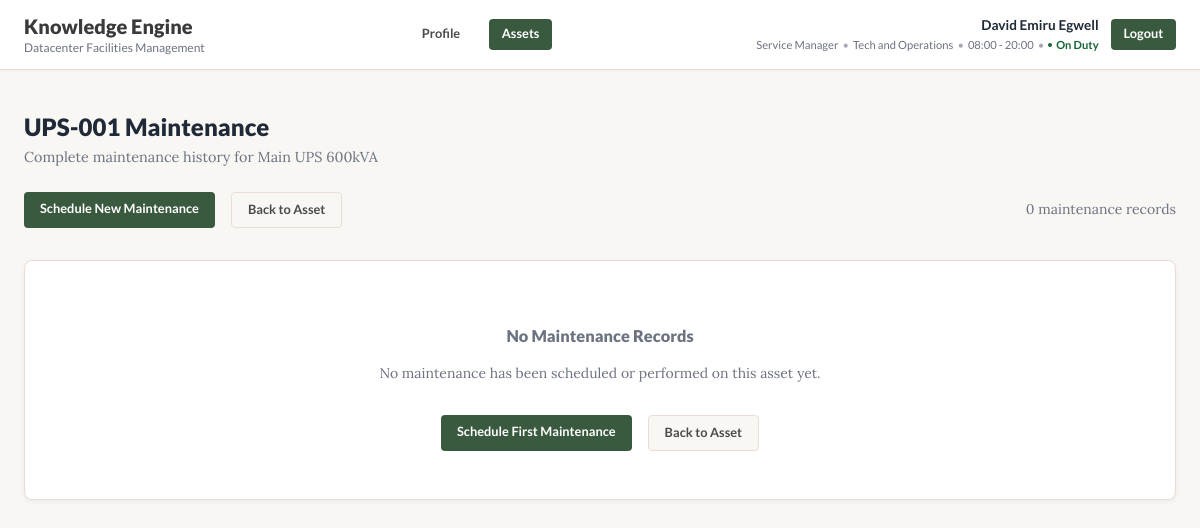
Screenshot of /assets/UPS-001/maintenance/ (signed in) with the database file from the repository.
### users/models.py (models this page shows, shortened)
class CustomUser(AbstractUser):
    id_number = models.CharField(max_length=100, unique=True, help_text="Staff or national identifier")
    full_name = models.CharField(max_length=255, help_text="Employee's full name")
    department = models.CharField(max_length=100, help_text="e.g., Facilities, IT, Security")
    designation = models.CharField(max_length=100, help_text="e.g., Lead Engineer, Technician")
    location = models.ForeignKey(
        Location,
        on_delete=models.SET_NULL,
        null=True,
        blank=True,
        help_text="The primary datacenter location for the user"
    )
    shift = models.CharField(max_length=50, help_text="Work shift schedule, e.g., 08:00-20:00")
    on_duty = models.BooleanField(default=False, help_text="Indicates if the user is currently on active duty")
    certifications = models.ManyToManyField(Certification, blank=True, help_text="Data center certification types")
    login_time = models.DateTimeField(null=True, blank=True, help_text="Recorded system login timestamp")
    logout_time = models.DateTimeField(null=True, blank=True, help_text="Recorded system logout timestamp")
    photo = models.ImageField(upload_to='profile_photos/', null=True, blank=True, help_text="Profile photo")

### assets/models.py (models this page shows, shortened)
class Asset(models.Model):
    STATUS_CHOICES = [
        ('active', 'Active'),
        ('maintenance', 'Under Maintenance'),
        ('decommissioned', 'Decommissioned'),
        ('standby', 'Standby'),
        ('faulty', 'Faulty'),
    ]
    PRIORITY_CHOICES = [
        ('critical', 'Critical'),
        ('high', 'High'),
        ('medium', 'Medium'),
        ('low', 'Low'),
    ]
    asset_tag = models.CharField(max_length=100, unique=True, help_text="Unique identifier for the asset (e.g., UPS-001)")
    serial_number = models.CharField(max_length=100, unique=True, blank=True, null=True, help_text="Manufacturer's serial number")
    name = models.CharField(max_length=255, help_text="Common name or hostname of the asset")
    asset_type = models.ForeignKey(AssetType, on_delete=models.PROTECT, help_text="Type of asset")
    manufacturer = models.ForeignKey(Manufacturer, on_delete=models.PROTECT, help_text="Asset manufacturer")
    model_number = models.CharField(max_length=100, blank=True, help_text="Manufacturer's model number")
    location = models.ForeignKey(Location, on_delete=models.PROTECT, help_text="Physical location of the asset")
    assigned_to = models.ForeignKey(
        CustomUser,
        on_delete=models.SET_NULL,
        null=True,
        blank=True,
        related_name='assigned_assets',
        help_text="Employee responsible for this asset"
    )
    status = models.CharField(max_length=20, choices=STATUS_CHOICES, default='active', help_text="Current operational status")
    priority = models.CharField(max_length=20, choices=PRIORITY_CHOICES, default='medium', help_text="Business priority level")
    purchase_date = models.DateField(null=True, blank=True, help_text="Date when asset was purchased")
    installation_date = models.DateField(null=True, blank=True, help_text="Date when asset was installed")
    warranty_expiry = models.DateField(null=True, blank=True, help_text="Warranty expiration date")
    last_maintenance = models.DateField(null=True, blank=True, help_text="Date of last maintenance")
    next_maintenance = models.DateField(null=True, blank=True, help_text="Scheduled next maintenance date")
    description = models.TextField(blank=True, help_text="Detailed description of the asset")
    notes = models.TextField(blank=True, help_text="Additional notes or comments")
    created_at = models.DateTimeField(auto_now_add=True)
    updated_at = models.DateTimeField(auto_now=True)
    class Meta:
        ordering = ['asset_tag']
        verbose_name = "Asset"
        verbose_name_plural = "Assets"

### assets/views.py (the view)
# urls.py: path('<str:asset_tag>/maintenance/', views.asset_maintenance, name='asset_maintenance'),
@login_required
def asset_maintenance(request, asset_tag):
    asset = get_object_or_404(Asset, asset_tag=asset_tag)
    maintenance_records = asset.maintenance_records.order_by('-scheduled_date')
    context = {
        'asset': asset,
        'maintenance_records': maintenance_records,
    }
    return render(request, 'assets/asset_maintenance.html', context)

### assets/templates/assets/asset_maintenance.html (shortened to what this page needs)
{% extends 'base.html' %}
{% load static %}
{% block content %}
<div class="asset-dashboard">
    <div class="dashboard-header">
        <h1 class="dashboard-title">{{ asset.asset_tag }} Maintenance</h1>
        <p class="dashboard-subtitle">Complete maintenance history for {{ asset.name }}</p>
    </div>
    <div style="display: flex; justify-content: space-between; align-items: center; margin-bottom: 2rem;">
        <div style="display: flex; gap: 1rem;">
            <a href="{% url 'maintenance_schedule' %}?asset={{ asset.id }}" class="btn btn-primary">Schedule New Maintenance</a>
            <a href="{% url 'asset_detail' asset.asset_tag %}" class="btn btn-secondary">Back to Asset</a>
        </div>
        <div style="font-family: 'Lora', serif; color: #6b7280;">
            {{ maintenance_records|length }} maintenance record{{ maintenance_records|length|pluralize }}
        </div>
    </div>
    {% if maintenance_records %}
        <div style="display: flex; flex-direction: column; gap: 1.5rem;">
            {% for maintenance in maintenance_records %}
                <div class="sidebar-card">
                    <div style="display: flex; justify-content: between; align-items: start; margin-bottom: 1rem;">
                        <div style="flex: 1;">
                            <div style="display: flex; align-items: center; gap: 1rem; margin-bottom: 0.5rem;">
                                <h4 style="margin: 0; color: #3a5a40;">{{ maintenance.get_maintenance_type_display }}</h4>
                                <span class="status-badge {{ maintenance.status }}">{{ maintenance.get_status_display }}</span>
                                {% if maintenance.is_overdue %}
                                    <span class="maintenance-indicator overdue">
                                        <span class="maintenance-dot"></span>
                                        Overdue
                                    </span>
                                {% endif %}
                            </div>
                            <p style="font-family: 'Lora', serif; color: #4a4a4a; margin: 0; line-height: 1.5;">{{ maintenance.description }}</p>
                        </div>
                    </div>
                    <div style="display: grid; grid-template-columns: repeat(auto-fit, minmax(200px, 1fr)); gap: 1.5rem; margin: 1.5rem 0;">
                        <div>
                            <div style="font-family: 'Lato', sans-serif; font-weight: 700; color: #6b7280; font-size: 0.75rem; text-transform: uppercase; margin-bottom: 0.25rem;">Scheduled Date</div>
                            <div style="font-family: 'Lora', serif; color: #4a4a4a;">{{ maintenance.scheduled_date }}</div>
                        </div>
                        {% if maintenance.performed_date %}
                            <div>
                                <div style="font-family: 'Lato', sans-serif; font-weight: 700; color: #6b7280; font-size: 0.75rem; text-transform: uppercase; margin-bottom: 0.25rem;">Performed Date</div>
                                <div style="font-family: 'Lora', serif; color: #4a4a4a;">{{ maintenance.performed_date }}</div>
                            </div>
                        {% endif %}
                        {% if maintenance.scheduled_by %}
                            <div>
                                <div style="font-family: 'Lato', sans-serif; font-weight: 700; color: #6b7280; font-size: 0.75rem; text-transform: uppercase; margin-bottom: 0.25rem;">Scheduled By</div>
                                <div style="font-family: 'Lora', serif; color: #4a4a4a;">{{ maintenance.scheduled_by.full_name }}</div>
                            </div>
                        {% endif %}
                        {% if maintenance.performed_by %}
                            <div>
                                <div style="font-family: 'Lato', sans-serif; font-weight: 700; color: #6b7280; font-size: 0.75rem; text-transform: uppercase; margin-bottom: 0.25rem;">Performed By</div>
                                <div style="font-family: 'Lora', serif; color: #4a4a4a;">{{ maintenance.performed_by.full_name }}</div>
                            </div>
                        {% endif %}
                        {% if maintenance.estimated_duration %}
                            <div>
                                <div style="font-family: 'Lato', sans-serif; font-weight: 700; color: #6b7280; font-size: 0.75rem; text-transform: uppercase; margin-bottom: 0.25rem;">Estimated Duration</div>
                                <div style="font-family: 'Lora', serif; color: #4a4a4a;">{{ maintenance.estimated_duration }}</div>
                            </div>
                        {% endif %}
                        {% if maintenance.actual_duration %}
                            <div>
                                <div style="font-family: 'Lato', sans-serif; font-weight: 700; color: #6b7280; font-size: 0.75rem; text-transform: uppercase; margin-bottom: 0.25rem;">Actual Duration</div>
                                <div style="font-family: 'Lora', serif; color: #4a4a4a;">{{ maintenance.actual_duration }}</div>
                            </div>
                        {% endif %}
                        {% if maintenance.cost %}
                            <div>
                                <div style="font-family: 'Lato', sans-serif; font-weight: 700; color: #6b7280; font-size: 0.75rem; text-transform: uppercase; margin-bottom: 0.25rem;">Cost</div>
                                <div style="font-family: 'Lora', serif; color: #4a4a4a;">${{ maintenance.cost }}</div>
                            </div>
                        {% endif %}
                    </div>
                    {% if maintenance.work_performed %}
                        <div style="margin-top: 1.5rem; padding-top: 1rem; border-top: 1px solid #eaddd7;">
                            <div style="font-family: 'Lato', sans-serif; font-weight: 700; color: #6b7280; font-size: 0.75rem; text-transform: uppercase; margin-bottom: 0.5rem;">Work Performed</div>
                            <p style="font-family: 'Lora', serif; color: #4a4a4a; margin: 0; line-height: 1.5;">{{ maintenance.work_performed }}</p>
                        </div>
                    {% endif %}
                    {% if maintenance.parts_used %}
                        <div style="margin-top: 1rem;">
                            <div style="font-family: 'Lato', sans-serif; font-weight: 700; color: #6b7280; font-size: 0.75rem; text-transform: uppercase; margin-bottom: 0.5rem;">Parts Used</div>
                            <p style="font-family: 'Lora', serif; color: #4a4a4a; margin: 0; line-height: 1.5;">{{ maintenance.parts_used }}</p>
                        </div>
                    {% endif %}
                    {% if maintenance.notes %}
                        <div style="margin-top: 1rem;">
                            <div style="font-family: 'Lato', sans-serif; font-weight: 700; color: #6b7280; font-size: 0.75rem; text-transform: uppercase; margin-bottom: 0.5rem;">Notes</div>
                            <p style="font-family: 'Lora', serif; color: #4a4a4a; margin: 0; line-height: 1.5;">{{ maintenance.notes }}</p>
                        </div>
                    {% endif %}
                    {% if maintenance.next_maintenance_date %}
                        <div style="margin-top: 1rem; padding: 1rem; background-color: #f0f9ff; border-radius: 0.375rem; border-left: 4px solid #2563eb;">
                            <div style="font-family: 'Lato', sans-serif; font-weight: 700; color: #2563eb; font-size: 0.85rem; margin-bottom: 0.25rem;">Next Maintenance Scheduled</div>
                            <div style="font-family: 'Lora', serif; color: #4a4a4a;">{{ maintenance.next_maintenance_date }}</div>
                        </div>
                    {% endif %}
                </div>
            {% endfor %}
        </div>
    {% else %}
        <div class="sidebar-card" style="text-align: center; padding: 3rem;">
            <h3 style="font-family: 'Lato', sans-serif; font-weight: 900; color: #6b7280; margin-bottom: 1rem;">No Maintenance Records</h3>
            <p style="font-family: 'Lora', serif; color: #6b7280; margin-bottom: 2rem;">
                No maintenance has been scheduled or performed on this asset yet.
            </p>
            <div style="display: flex; gap: 1rem; justify-content: center;">
                <a href="{% url 'maintenance_schedule' %}?asset={{ asset.id }}" class="btn btn-primary">Schedule First Maintenance</a>
                <a href="{% url 'asset_detail' asset.asset_tag %}" class="btn btn-secondary">Back to Asset</a>
            </div>
        </div>
    {% endif %}
</div>
{% endblock %}

### templates/base.html (shortened to what this page needs)
<!DOCTYPE html>
<html lang="en">
<head>
    {% load static %}
    <link rel="stylesheet" href="{% static 'css/style.css' %}">
</head>
<body class="{% block body_class %}{% endblock %}">
    <header class="app-header">
        <div class="header-content">
            <div>
                <h1 class="logo-text">Knowledge Engine</h1>
                <p class="logo-subtext">Datacenter Facilities Management</p>
            </div>
            {% if user.is_authenticated %}
            <div class="nav-links">
                <a href="{% url 'profile' %}" class="nav-link {% if request.resolver_match.url_name == 'profile' %}active{% endif %}">Profile</a>
                <a href="{% url 'asset_dashboard' %}" class="nav-link {% if 'asset' in request.resolver_match.url_name %}active{% endif %}">Assets</a>
            </div>
            <div class="user-info">
                <div class="user-details">
                    <p class="user-name">{{ user.full_name }}</p>
                    <div class="user-meta">
                        <span class="user-designation">{{ user.designation }}</span>
                        <span class="user-separator">•</span>
                        <span class="user-department">{{ user.department }}</span>
                        <span class="user-separator">•</span>
                        <span class="user-shift">{{ user.shift }}</span>
                        <span class="user-separator">•</span>
                        {% if user.on_duty %}
                            <span class="duty-status-nav on-duty">
                                <span class="duty-dot"></span>
                                On Duty
                            </span>
                        {% else %}
                            <span class="duty-status-nav off-duty">
                                <span class="duty-dot"></span>
                                Off Duty
                            </span>
                        {% endif %}
                    </div>
                </div>
                <a href="{% url 'logout' %}" class="logout-button">Logout</a>
            </div>
            {% endif %}
        </div>
    </header>
    <main class="main-container">
        {% block content %}
        {% endblock %}
    </main>
</body>
</html>

### rows the page displays
CustomUser: full_name "David Emiru Egwell", designation "Service Manager", department "Tech and Operations", shift "08:00 - 20:00"
Asset: asset_tag "UPS-001", name "Main UPS 600kVA"

### other values shown
{{ maintenance_records|length }} "0"
